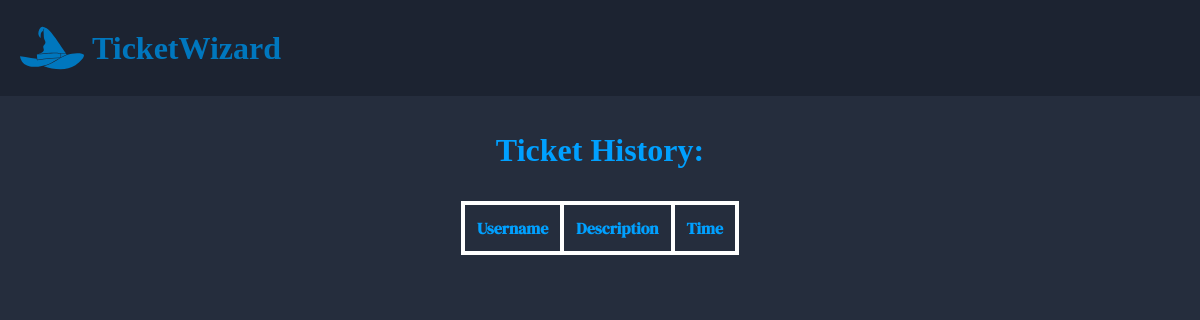
The app's page /pages/ticketHistory.php?id=2 (signed in), older data.
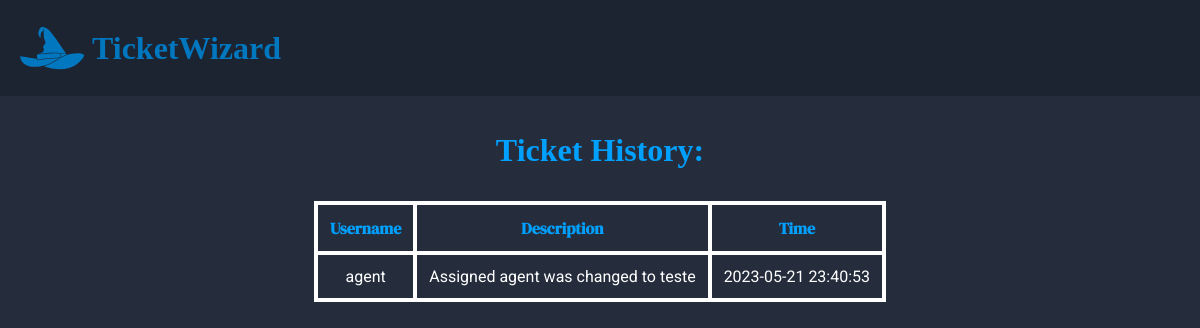
The same page, newer data.
### tables this page shows
CREATE TABLE Event(
--ID'S
    id INTEGER PRIMARY KEY AUTOINCREMENT,
    user_id INTEGER,
    ticket_id INTEGER NOT NULL,


    --CONTENT
    title VARCHAR(100) NOT NULL,
    content TEXT NOT NULL,
    created_at DEFAULT CURRENT_TIMESTAMP,

    --FOREIGN KEYS
    FOREIGN KEY (user_id) REFERENCES User(id),
    FOREIGN KEY (ticket_id) REFERENCES Ticket(id)

);

CREATE TABLE User (
    --ID'S
    id INTEGER PRIMARY KEY AUTOINCREMENT,

    --CONTENT
    username VARCHAR(50) NOT NULL,
    password VARCHAR(50) NOT NULL,
    email VARCHAR(50) NOT NULL,
    full_name VARCHAR(100) NOT NULL,
    image VARCHAR(100),
    created_at TIMESTAMP DEFAULT CURRENT_TIMESTAMP
);

### database/Ticket.class.php (called while the page is built, shortened)
<?php
function getEvents($db,$id){
    $stmt = $db->prepare('
    SELECT *
    FROM Event
    WHERE ticket_id = ?
    ');
    $stmt->execute(array($id));
    $events = $stmt->fetchAll();
    return $events;
}

### database/User.class.php (called while the page is built, shortened)
<?php
class User{
    public function __construct(?int $id, string $username, string $password, string $email, string $fullName,string $image) {
        $this->fullName = $fullName;
    }
    static function getUser($db, int $id) {
        $stmt = $db->prepare('
        SELECT *
        FROM User
        WHERE id = ?
        ');
        $stmt->execute(array($id));
        $user = $stmt->fetch();
        return new User(
            $user['id'],
            $user['username'],
            $user['password'],
            $user['email'],
            $user['full_name'],
            $user['image']
        );
    }
}
?>

### templates/ticketHistory.tpl.php (the view, shortened to what this page needs)
<?php function drawTicketHistory($db, $events) { ?>
    <!DOCTYPE html>
    <html lang="en">
        <head>
            <link rel="stylesheet" href="../style/constants.css">
            <link rel="stylesheet" href="../style/navigation.css">
            <link rel="stylesheet" href="../style/ticketHistory.css">
        </head>
        <body>
        <header>
            <div class="logo" onclick="history.back()">
                <h1 class="unselectable">TicketWizard</h1>
            </div>
        </header>
            <main>
                <div class="main-content">
                    <h1 class="history-title">Ticket History:</h1>
                    <table class="history-table">
                        <tr>
                            <th>Username</th>
                            <th>Description</th>
                            <th>Time</th>
                        </tr>
                        <?php foreach ($events as $event) : ?>
                            <tr>
                                <?php
                                    $user = User::getUser($db, $event['user_id']);
                                ?>
                                <td><?= $user->fullName; ?></td>
                                <td><?= $event['content']; ?></td>
                                <td><?= $event['created_at']; ?></td>
                            </tr>
                        <?php endforeach; ?>
                    </table>
                </div>
            </main>
        </body>
    </html>
<?php } ?>

Row changes from the older to the newer data that the page shows:
added event: user.full_name "agent", content "Assigned agent was changed to teste", created_at "2023-05-21 23:40:53"
